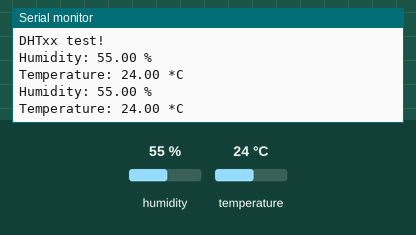
Simulated run of this sketch. Board: ESP8266 (NodeMCU). Shown: the last lines printed to the serial monitor. The test bench sets the inputs (shaded band); at power-on: humidity 55 %, temperature 24 °C.

Above: at 4.8 s.
4.9 s: humidity set to 22 %
At 7.0 s:
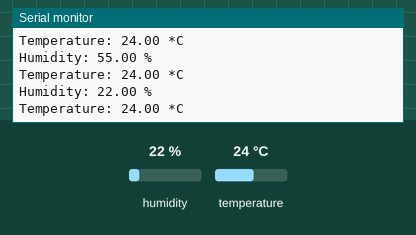
7.9 s: temperature set to 12 °C
At 9.3 s:
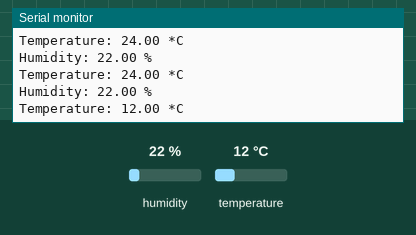
10.9 s: humidity set to 40 %
At 12.9 s:
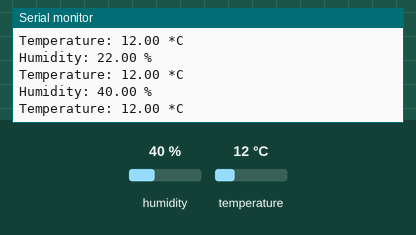
Timing chart, 0 to 14.4 s (numbered marks = the images above; inputs shaded):
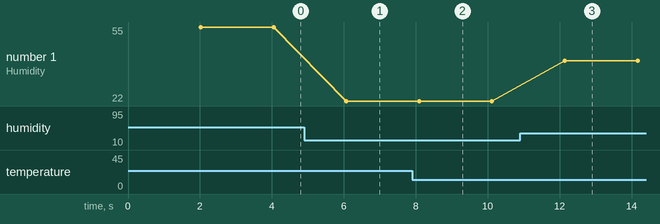

Measured:
- after the input at 4.9 s, the serial monitor: prints a new line after 1.2 s (image 1)
- after the input at 7.9 s, the serial monitor: prints a new line after 0.19 s (image 2)
- after the input at 10.9 s, the serial monitor: prints a new line after 1.2 s (image 3)
- plotted number 1: 55 → 22 after the input at 4.9 s, 22 → 40 after the input at 10.9 s

The sketch:

Sensor_de_Temperatura_e_Umidade_DHT11.ino
```cpp
// Projeto Curto Circuito - Estação Meteorológica - DHT22

#include "DHT.h" // Inclui a biblioteca DHT

#define DHTPIN D3 // Define que OUT será conectado em D3

#define DHTTYPE DHT11 // Define o modelo de sensor como DHT 11
// DHT irá interpretar os valores de leitura do pino de acordo com o tipo de sensor
DHT dht(DHTPIN, DHTTYPE);
void setup() {
  Serial.begin(9600);    // Taxa de transmissão 9600 dBs
  Serial.println("DHTxx test!");
  dht.begin();           // Taxa de transmissão do sensor
}

void loop() {
   delay(2000);          // Intervalo de 2 segundos entre as leituras
  // Indica a Umidade (%)
  float h = dht.readHumidity();
  // Indica a temperatura em Celsius (°C)
  float t = dht.readTemperature();
 // Escreve os valores de leitura no monitor serial
  Serial.print("Humidity: ");
  Serial.print(h);
  Serial.println(" %\t");
  Serial.print("Temperature: ");
  Serial.print(t);
  Serial.println(" *C ");
}
```
